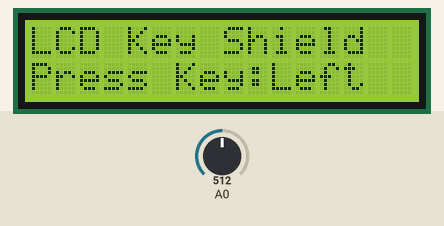
Recording of a sketch running on a simulated Arduino Uno, built with avr-gcc and run on an emulated ATmega328P. Parts: 16×2 character LCD. Inputs (shaded band) come from the test bench; at power-on: A0 = 512.

Above: at 1.2 s.
1.3 s: A0 set to 610
At 2.5 s:
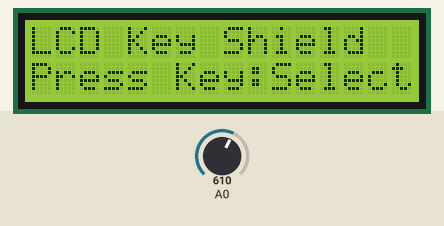
2.8 s: A0 set to 390
At 3.6 s:
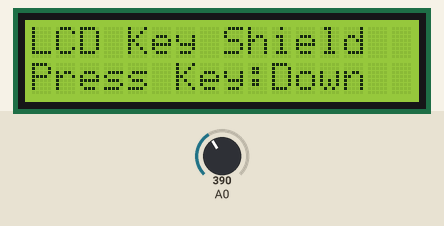
4.3 s: A0 set to 190
At 4.7 s:
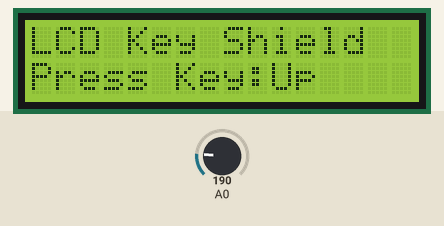
5.8 s: A0 set to 50
At 7.0 s:
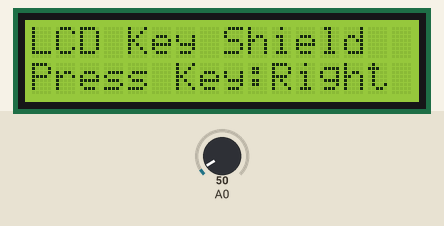
7.3 s: A0 set to 70
At 8.2 s:
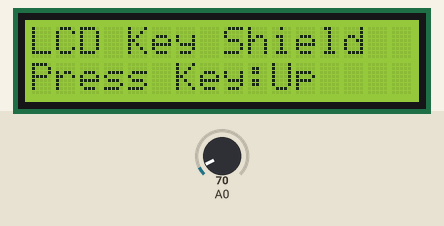
8.8 s: A0 set to 0
At 9.4 s:
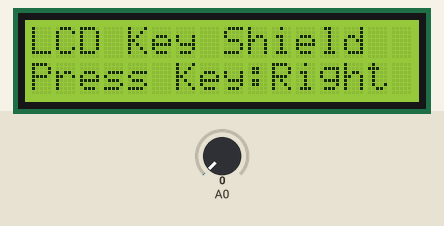
Timing chart, 0 to 11.3 s (numbered marks = the images above; inputs shaded):
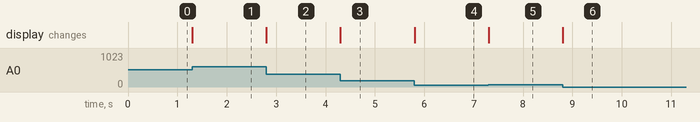

Measured:
- after the input at 1.3 s, the display: changes at once (image 1)
- after the input at 2.8 s, the display: changes at once (image 2)
- after the input at 4.3 s, the display: changes at once (image 3)
- after the input at 5.8 s, the display: changes at once (image 4)
- after the input at 7.3 s, the display: changes at once (image 5)
- after the input at 8.8 s, the display: changes at once (image 6)

The sketch:

hardware-test.ino
```cpp
/****************************************************************\
 ================================================================

                        HARDWARE SETUP TEST

================================================================
\****************************************************************/

// libraries
#include <LiquidCrystal.h>
#include <Keypad.h>


/****************************************************************\
 ================================================================
                    CIRCUIT for Arduino NANO/UNO
 ================================================================
           ----------------------------------------------
            Arduino LCD Shield 1602A D1 ROBOT (DF ROBOT)
           ----------------------------------------------

              LCD RS pin to arduino digital pin 8
              LCD E pin to arduino digital pin 9
              LCD Backlight LED pin to arduino pin 10
              LCD D4 pin to arduino digital pin 4
              LCD D5 pin to arduino digital pin 5
              LCD D6 pin to arduino digital pin 6
              LCD D7 pin to arduino digital pin 7
              LCD R/W pin to arduino ground pin
              LCD VSS pin to arduino ground pin
              LCD VCC pin to arduino 5V pin
              SHIELD A0 to arduino A0 (shield buttons analog control)
              SHIELD VIN to arduino VIN
              SHIELD GND to arduino GND
              SHIELD VCC to arduino VCC
              SHIELD RST to arduino RST

                      --------------------
                       Arduino 4x4 keypad
                      --------------------

              KEYPAD row 1 to arduino digital pin D12
              KEYPAD row 2 to arduino digital pin D11
              KEYPAD row 3 to arduino digital pin D3
              KEYPAD row 4 to arduino digital pin D2
              KEYPAD column 1 to arduino analog pin A4
              KEYPAD column 2 to arduino analog pin A3
              KEYPAD column 3 to arduino analog pin A2
              KEYPAD column 4 to arduino analog pin A1

 ================================================================
\****************************************************************/

// LCD pins
#define RS 8    // LCD reset pin
#define En 9    // LCD enable pin
#define D4 4    // LCD data pin 4
#define D5 5    // LCD data pin 5
#define D6 6    // LCD data pin 6
#define D7 7    // LCD data pin 7

// keypad size
const byte num_rows= 4;
const byte num_cols= 4;

// map keypad keys
uint8_t keymap[num_rows][num_cols] = {
  {'A', 'B', 'C', 'D'},    // { '1', '2', '3', 'A'},  // normal orientation
  {'3', '6', '9', 'F'},    // { '4', '5', '6', 'B'},
  {'2', '5', '8', '0'},    // { '7', '8', '9', 'C'},
  {'1', '4', '7', 'E'},    // { 'E', '0', 'F', 'D'}
};

// map keypad rows and columns
byte row_pins[num_rows] = {12, 11, 3, 2};     // Rows 0 to 3
byte col_pins[num_cols] = {A4, A3, A2, A1};   // Columns 0 to 3

// init kepad
Keypad myKeypad = Keypad(makeKeymap(keymap), row_pins, col_pins, num_rows, num_cols);

// init LCD
LiquidCrystal lcd(RS, En, D4, D5, D6, D7);  //interfacing pins

// setup arduino
void setup()
{
  // set up the LCD's number of columns and rows:
  lcd.begin(16, 2);

  // Print a message to the LCD.
  lcd.setCursor(0,0);
  lcd.print("LCD Key Shield");
  lcd.setCursor(0,1);
  lcd.print("Press Key:");
}

// main loop
void loop()
{
  // test LCD shield keys
  int x;
  x = analogRead (0);
  lcd.setCursor(10,1);
  if (x < 60) {
    lcd.print ("Right ");
  }
  else if (x < 200) {
    lcd.print ("Up    ");    //analog voltage 145
  }
  else if (x < 400){
    lcd.print ("Down  ");    //analog voltage 329
  }
  else if (x < 600){
    lcd.print ("Left  ");    //analog voltage 585
  }
  else if (x < 800){
    lcd.print ("Select");    //analog voltage 741
  }

  // test 4x4 keypad keys
  char key;
  key = myKeypad.getKey();
  if (key != NO_KEY) {
    lcd.print(key);
    lcd.print("     ");
  }
}
```
